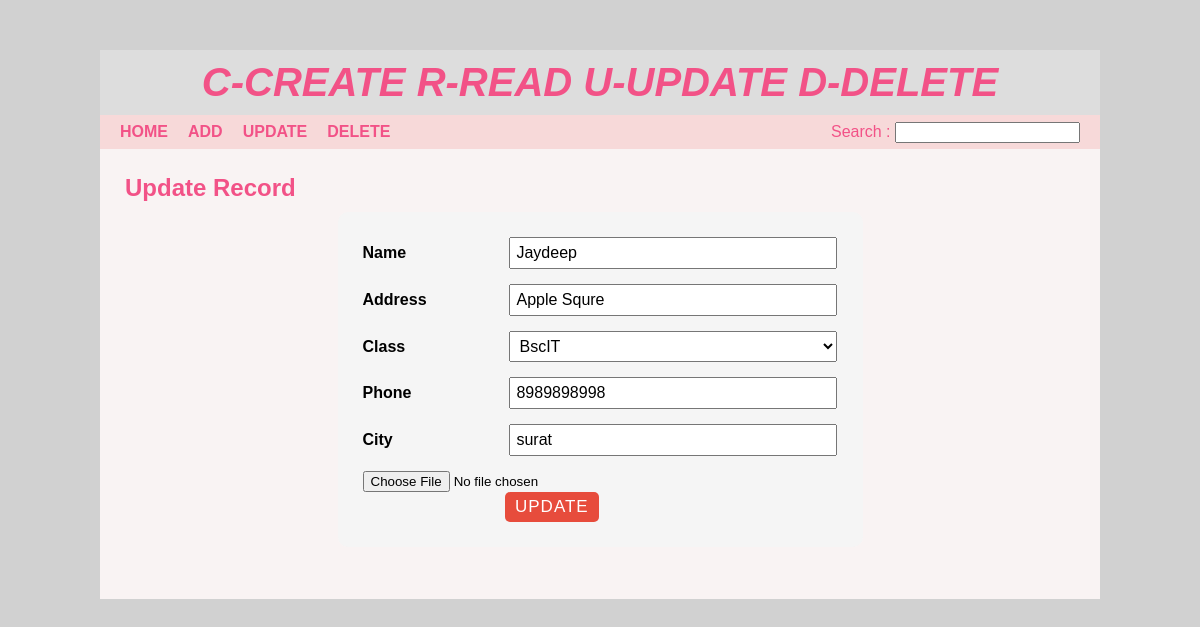
Page /edit.php?id=144 on the committed database.
### tables this page shows
CREATE TABLE IF NOT EXISTS `student` (
  `sid` int(10) NOT NULL AUTO_INCREMENT,
  `sname` varchar(30) NOT NULL,
  `saddress` varchar(100) NOT NULL,
  `sclass` varchar(100) NOT NULL,
  `sphone` varchar(12) NOT NULL,
  `simage` varchar(100) NOT NULL,
  `scity` varchar(255) NOT NULL,
  PRIMARY KEY (`sid`)
);

### edit.php (the view, shortened to what this page needs)
<?php include 'header.php'; ?>
<div id="main-content">
    <h2>Update Record</h2>
    <?php
        $conn = mysqli_connect("localhost","root","","crud") or die("Connection Failed");
        $stu_id = $_GET['id'];
        $sql = "SELECT * FROM student WHERE sid = {$stu_id}";
        $result = mysqli_query($conn, $sql) or die("Query Unsuccessfull");
        if(mysqli_num_rows($result) > 0) {
            while($row = mysqli_fetch_assoc($result)){
    ?>
    <form class="post-form" action="updatedata.php" method="post" enctype="multipart/form-data">
      <div class="form-group">
          <label>Name</label>
          <input type="text" name="sname" value="<?php echo $row['sname']; ?>"/>
      </div>
      <div class="form-group">
          <label>Address</label>
          <input type="text" name="saddress" value="<?php echo $row['saddress']; ?>"/>
      </div>
      <div class="form-group">
          <label>Class</label>
          <?php
          $sql1 = "SELECT * FROM student";
          $result1 = mysqli_query($conn, $sql1) or die("Query Unsuccessfull");
            if(mysqli_num_rows($result1) > 0) {
                echo "<select name='sclass'>";
            while($row1 = mysqli_fetch_assoc($result1)){
                if($row['sclass']){
                    $select = "selected";
                }else{
                    $select = "";
                }
            echo "<option {$select} value='{$row1["sclass"]}'>{$row1["sclass"]}</option>";
            }
          echo "</select>";
        }
          ?>
      </div>
      <div class="form-group">
          <label>Phone</label>
          <input type="text" name="sphone" value="<?php echo $row['sphone']; ?>"/>
      </div>
      <div class="form-group">
          <label>City</label>
          <input type="text" name="scity" value="<?php echo $row['scity']; ?>"/>
      </div>
      <div class="file-upload">
            <input type="file" name="fileToUpload" id="fileToUpload" value="<?php echo $row['simage']; ?>"/>
        </div>
      <input class="submit" type="submit" value="Update"/>
    </form>
    <?php }
    }
    ?>
</div>
</div>
</body>
</html>

### css/style.css (style rules this page uses)
body { font:16px arial; margin: 0; padding: 0; background: #d1d1d1; }
#main-content { padding: 25px; min-height: 400px; background-color: #f9f3f3; }
#main-content h2 { margin: 0 0 10px; text-transform: capitalize; color: #f25287; }
#main-content .post-form { width: 50%; padding: 25px; margin: 0 auto; background-color: #f5f5f5; border-radius: 10px; }
#main-content .post-form .form-group { margin: 0 0 15px; }
#main-content .post-form .form-group label { width: 30%; display: inline-block; font-weight: 600; }
#main-content .post-form .form-group input, #main-content .post-form .form-group select { font-size: 16px; width: 66%; display: inline-block; padding: 5px; margin: 0; }
#main-content .post-form .form-group select { width: 69%; }
#main-content .post-form .submit { font-size: 17px; letter-spacing: 1px; text-transform: uppercase; padding: 5px 10px; color: #fff; background-color: #e74c3c; border: none; border-radius: 5px; margin: 0 0 0 30%; cursor: pointer; transition: all 0.3s; }

### rows in the picture
student: sname "Jaydeep", saddress "Apple Squre", sphone "8989898998", scity "surat"

### other values in the picture
form field sclass "BscIT"
